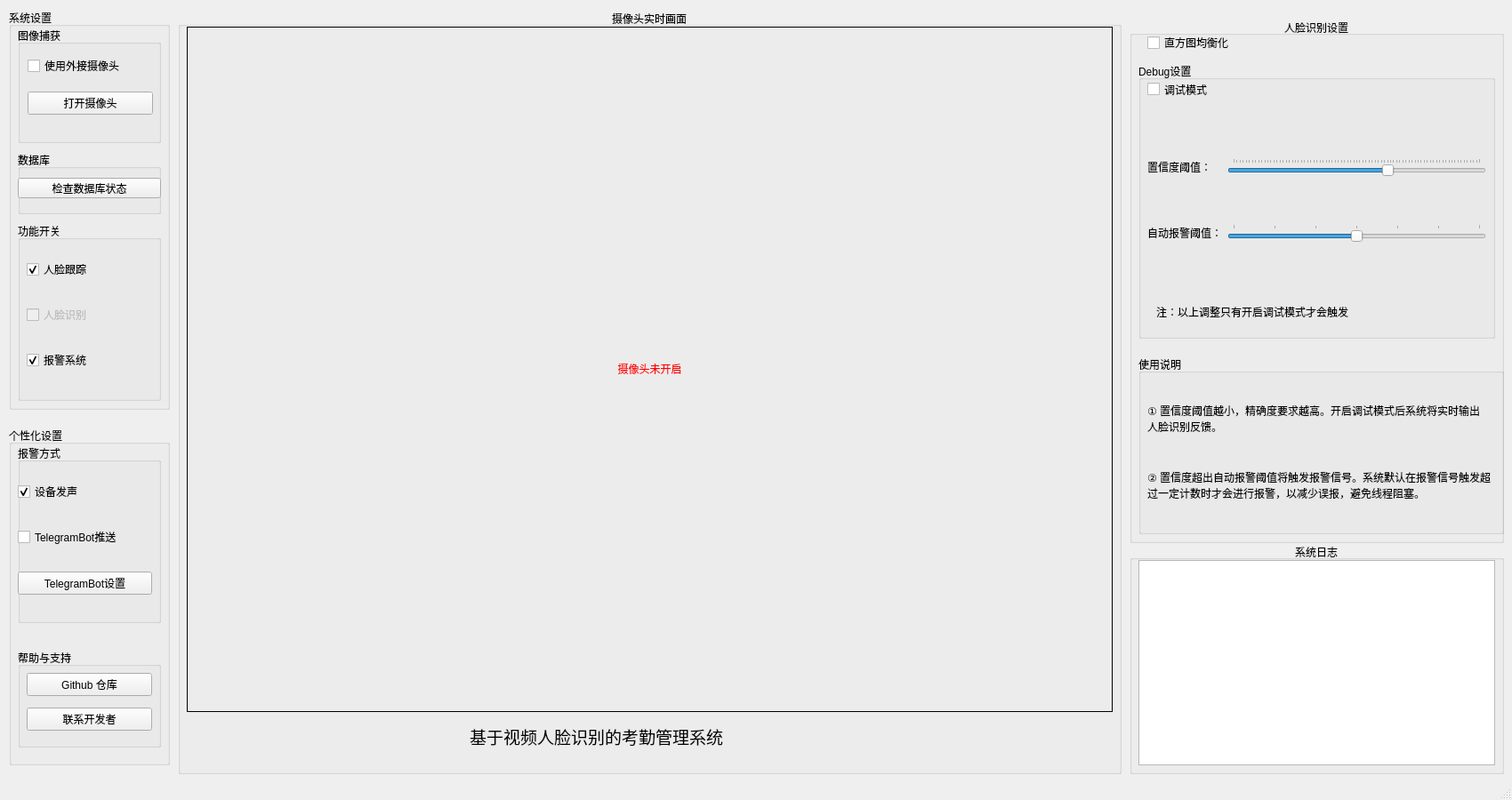
<?xml version="1.0" encoding="UTF-8"?>
<ui version="4.0">
 <class>CoreUI</class>
 <widget class="QMainWindow" name="CoreUI">
  <property name="geometry">
   <rect>
    <x>0</x>
    <y>0</y>
    <width>1700</width>
    <height>900</height>
   </rect>
  </property>
  <property name="windowTitle">
   <string>OpenCV Face Recognition System - Core</string>
  </property>
  <widget class="QWidget" name="centralwidget">
   <widget class="QGroupBox" name="faceRecognizerSettingsLogGroupBox">
    <property name="geometry">
     <rect>
      <x>1270</x>
      <y>20</y>
      <width>421</width>
      <height>591</height>
     </rect>
    </property>
    <property name="title">
     <string>人脸识别设置</string>
    </property>
    <property name="alignment">
     <set>Qt::AlignCenter</set>
    </property>
    <widget class="QGroupBox" name="debugGroupBox">
     <property name="geometry">
      <rect>
       <x>10</x>
       <y>50</y>
       <width>401</width>
       <height>311</height>
      </rect>
     </property>
     <property name="title">
      <string>Debug设置</string>
     </property>
     <property name="checkable">
      <bool>false</bool>
     </property>
     <property name="checked">
      <bool>false</bool>
     </property>
     <widget class="QCheckBox" name="debugCheckBox">
      <property name="geometry">
       <rect>
        <x>10</x>
        <y>20</y>
        <width>121</width>
        <height>21</height>
       </rect>
      </property>
      <property name="text">
       <string>调试模式</string>
      </property>
     </widget>
     <widget class="QLabel" name="debugLabel">
      <property name="geometry">
       <rect>
        <x>20</x>
        <y>270</y>
        <width>441</width>
        <height>21</height>
       </rect>
      </property>
      <property name="text">
       <string>注：以上调整只有开启调试模式才会触发</string>
      </property>
     </widget>
     <widget class="QWidget" name="layoutWidget">
      <property name="geometry">
       <rect>
        <x>10</x>
        <y>60</y>
        <width>381</width>
        <height>191</height>
       </rect>
      </property>
      <layout class="QGridLayout" name="debugGridLayout">
       <item row="1" column="0">
        <widget class="QLabel" name="autoAlarmThresholdLabel">
         <property name="text">
          <string>自动报警阈值：</string>
         </property>
         <property name="alignment">
          <set>Qt::AlignLeading|Qt::AlignLeft|Qt::AlignVCenter</set>
         </property>
        </widget>
       </item>
       <item row="0" column="0">
        <widget class="QLabel" name="confidenceThresholdLabel">
         <property name="text">
          <string>置信度阈值：</string>
         </property>
         <property name="alignment">
          <set>Qt::AlignLeading|Qt::AlignLeft|Qt::AlignVCenter</set>
         </property>
        </widget>
       </item>
       <item row="1" column="1">
        <widget class="QSlider" name="autoAlarmThresholdSlider">
         <property name="minimum">
          <number>50</number>
         </property>
         <property name="maximum">
          <number>80</number>
         </property>
         <property name="singleStep">
          <number>1</number>
         </property>
         <property name="pageStep">
          <number>5</number>
         </property>
         <property name="value">
          <number>65</number>
         </property>
         <property name="orientation">
          <enum>Qt::Horizontal</enum>
         </property>
         <property name="tickPosition">
          <enum>QSlider::TicksAbove</enum>
         </property>
        </widget>
       </item>
       <item row="0" column="1">
        <widget class="QSlider" name="confidenceThresholdSlider">
         <property name="maximum">
          <number>80</number>
         </property>
         <property name="singleStep">
          <number>1</number>
         </property>
         <property name="pageStep">
          <number>5</number>
         </property>
         <property name="value">
          <number>50</number>
         </property>
         <property name="orientation">
          <enum>Qt::Horizontal</enum>
         </property>
         <property name="tickPosition">
          <enum>QSlider::TicksAbove</enum>
         </property>
        </widget>
       </item>
      </layout>
     </widget>
    </widget>
    <widget class="QGroupBox" name="tipsGroupBox">
     <property name="geometry">
      <rect>
       <x>10</x>
       <y>380</y>
       <width>411</width>
       <height>201</height>
      </rect>
     </property>
     <property name="title">
      <string>使用说明</string>
     </property>
     <widget class="QLabel" name="autoAlarmTipLabel">
      <property name="geometry">
       <rect>
        <x>10</x>
        <y>100</y>
        <width>391</width>
        <height>91</height>
       </rect>
      </property>
      <property name="text">
       <string>② 置信度超出自动报警阈值将触发报警信号。系统默认在报警信号触发超过一定计数时才会进行报警，以减少误报，避免线程阻塞。</string>
      </property>
      <property name="wordWrap">
       <bool>true</bool>
      </property>
     </widget>
     <widget class="QLabel" name="confidenceTipLabel">
      <property name="geometry">
       <rect>
        <x>10</x>
        <y>30</y>
        <width>381</width>
        <height>81</height>
       </rect>
      </property>
      <property name="text">
       <string>① 置信度阈值越小，精确度要求越高。开启调试模式后系统将实时输出人脸识别反馈。</string>
      </property>
      <property name="wordWrap">
       <bool>true</bool>
      </property>
     </widget>
    </widget>
    <widget class="QCheckBox" name="equalizeHistCheckBox">
     <property name="geometry">
      <rect>
       <x>20</x>
       <y>20</y>
       <width>131</width>
       <height>16</height>
      </rect>
     </property>
     <property name="text">
      <string>直方图均衡化</string>
     </property>
    </widget>
   </widget>
   <widget class="QGroupBox" name="systemSettingsGroupBox">
    <property name="geometry">
     <rect>
      <x>10</x>
      <y>10</y>
      <width>181</width>
      <height>451</height>
     </rect>
    </property>
    <property name="title">
     <string>系统设置</string>
    </property>
    <widget class="QGroupBox" name="functionGroupBox">
     <property name="geometry">
      <rect>
       <x>10</x>
       <y>240</y>
       <width>161</width>
       <height>201</height>
      </rect>
     </property>
     <property name="title">
      <string>功能开关</string>
     </property>
     <widget class="QWidget" name="layoutWidget_3">
      <property name="geometry">
       <rect>
        <x>10</x>
        <y>20</y>
        <width>141</width>
        <height>171</height>
       </rect>
      </property>
      <layout class="QVBoxLayout" name="functionVerticalLayout">
       <item>
        <widget class="QCheckBox" name="faceTrackerCheckBox">
         <property name="enabled">
          <bool>true</bool>
         </property>
         <property name="text">
          <string>人脸跟踪</string>
         </property>
         <property name="checked">
          <bool>true</bool>
         </property>
        </widget>
       </item>
       <item>
        <widget class="QCheckBox" name="faceRecognizerCheckBox">
         <property name="enabled">
          <bool>false</bool>
         </property>
         <property name="toolTip">
          <string>数据库未完成初始化，请检查</string>
         </property>
         <property name="text">
          <string>人脸识别</string>
         </property>
        </widget>
       </item>
       <item>
        <widget class="QCheckBox" name="panalarmCheckBox">
         <property name="text">
          <string>报警系统</string>
         </property>
         <property name="checked">
          <bool>true</bool>
         </property>
        </widget>
       </item>
      </layout>
     </widget>
    </widget>
    <widget class="QGroupBox" name="webcamGroupBox">
     <property name="geometry">
      <rect>
       <x>10</x>
       <y>20</y>
       <width>161</width>
       <height>131</height>
      </rect>
     </property>
     <property name="title">
      <string>图像捕获</string>
     </property>
     <widget class="QWidget" name="layoutWidget_4">
      <property name="geometry">
       <rect>
        <x>11</x>
        <y>21</y>
        <width>141</width>
        <height>91</height>
       </rect>
      </property>
      <layout class="QVBoxLayout" name="webcamVerticalLayout">
       <item>
        <widget class="QCheckBox" name="useExternalCameraCheckBox">
         <property name="text">
          <string>使用外接摄像头</string>
         </property>
        </widget>
       </item>
       <item>
        <widget class="QPushButton" name="startWebcamButton">
         <property name="cursor">
          <cursorShape>PointingHandCursor</cursorShape>
         </property>
         <property name="text">
          <string>打开摄像头</string>
         </property>
         <property name="autoDefault">
          <bool>false</bool>
         </property>
         <property name="default">
          <bool>false</bool>
         </property>
         <property name="flat">
          <bool>false</bool>
         </property>
        </widget>
       </item>
      </layout>
     </widget>
    </widget>
    <widget class="QGroupBox" name="dbGroupBox">
     <property name="geometry">
      <rect>
       <x>10</x>
       <y>160</y>
       <width>161</width>
       <height>71</height>
      </rect>
     </property>
     <property name="title">
      <string>数据库</string>
     </property>
     <widget class="QPushButton" name="initDbButton">
      <property name="geometry">
       <rect>
        <x>0</x>
        <y>30</y>
        <width>161</width>
        <height>23</height>
       </rect>
      </property>
      <property name="cursor">
       <cursorShape>PointingHandCursor</cursorShape>
      </property>
      <property name="text">
       <string>检查数据库状态</string>
      </property>
      <property name="autoDefault">
       <bool>false</bool>
      </property>
     </widget>
    </widget>
   </widget>
   <widget class="QGroupBox" name="personalizedSettingsGroupBox">
    <property name="geometry">
     <rect>
      <x>10</x>
      <y>480</y>
      <width>181</width>
      <height>381</height>
     </rect>
    </property>
    <property name="title">
     <string>个性化设置</string>
    </property>
    <widget class="QGroupBox" name="alarmWaysGroupBox">
     <property name="geometry">
      <rect>
       <x>10</x>
       <y>20</y>
       <width>161</width>
       <height>201</height>
      </rect>
     </property>
     <property name="title">
      <string>报警方式</string>
     </property>
     <property name="checkable">
      <bool>false</bool>
     </property>
     <widget class="QWidget" name="layoutWidget_2">
      <property name="geometry">
       <rect>
        <x>0</x>
        <y>20</y>
        <width>151</width>
        <height>171</height>
       </rect>
      </property>
      <layout class="QVBoxLayout" name="alarmWaysVerticalLayout">
       <item>
        <widget class="QCheckBox" name="bellCheckBox">
         <property name="text">
          <string>设备发声</string>
         </property>
         <property name="checked">
          <bool>true</bool>
         </property>
        </widget>
       </item>
       <item>
        <widget class="QCheckBox" name="telegramBotPushCheckBox">
         <property name="text">
          <string>TelegramBot推送</string>
         </property>
        </widget>
       </item>
       <item>
        <widget class="QPushButton" name="telegramBotSettingsButton">
         <property name="text">
          <string>TelegramBot设置</string>
         </property>
         <property name="autoDefault">
          <bool>false</bool>
         </property>
        </widget>
       </item>
      </layout>
     </widget>
    </widget>
    <widget class="QGroupBox" name="supportGroupBox">
     <property name="geometry">
      <rect>
       <x>10</x>
       <y>250</y>
       <width>161</width>
       <height>111</height>
      </rect>
     </property>
     <property name="title">
      <string>帮助与支持</string>
     </property>
     <widget class="QWidget" name="layoutWidget_5">
      <property name="geometry">
       <rect>
        <x>10</x>
        <y>20</y>
        <width>141</width>
        <height>81</height>
       </rect>
      </property>
      <layout class="QVBoxLayout" name="supportVerticalLayout">
       <item>
        <widget class="QPushButton" name="viewGithubRepoButton">
         <property name="text">
          <string>Github 仓库</string>
         </property>
        </widget>
       </item>
       <item>
        <widget class="QPushButton" name="contactDeveloperButton">
         <property name="text">
          <string>联系开发者</string>
         </property>
        </widget>
       </item>
      </layout>
     </widget>
    </widget>
   </widget>
   <widget class="QGroupBox" name="logGroupBox">
    <property name="geometry">
     <rect>
      <x>1270</x>
      <y>610</y>
      <width>421</width>
      <height>261</height>
     </rect>
    </property>
    <property name="title">
     <string>系统日志</string>
    </property>
    <property name="alignment">
     <set>Qt::AlignCenter</set>
    </property>
    <widget class="QTextEdit" name="logTextEdit">
     <property name="geometry">
      <rect>
       <x>10</x>
       <y>20</y>
       <width>401</width>
       <height>231</height>
      </rect>
     </property>
     <property name="readOnly">
      <bool>true</bool>
     </property>
    </widget>
   </widget>
   <widget class="QGroupBox" name="realTimeCaptureGroupBox">
    <property name="geometry">
     <rect>
      <x>200</x>
      <y>10</y>
      <width>1061</width>
      <height>861</height>
     </rect>
    </property>
    <property name="title">
     <string>摄像头实时画面</string>
    </property>
    <property name="alignment">
     <set>Qt::AlignCenter</set>
    </property>
    <property name="flat">
     <bool>false</bool>
    </property>
    <widget class="QLabel" name="realTimeCaptureLabel">
     <property name="geometry">
      <rect>
       <x>10</x>
       <y>20</y>
       <width>1041</width>
       <height>771</height>
      </rect>
     </property>
     <property name="frameShape">
      <enum>QFrame::Box</enum>
     </property>
     <property name="text">
      <string>&lt;font color=red&gt;摄像头未开启&lt;/font&gt;</string>
     </property>
     <property name="alignment">
      <set>Qt::AlignCenter</set>
     </property>
    </widget>
    <widget class="QLabel" name="aboutLabel">
     <property name="geometry">
      <rect>
       <x>200</x>
       <y>800</y>
       <width>541</width>
       <height>36</height>
      </rect>
     </property>
     <property name="font">
      <font>
       <family>黑体</family>
       <pointsize>14</pointsize>
      </font>
     </property>
     <property name="text">
      <string>基于视频人脸识别的考勤管理系统</string>
     </property>
     <property name="alignment">
      <set>Qt::AlignCenter</set>
     </property>
    </widget>
   </widget>
  </widget>
  <widget class="QStatusBar" name="statusbar"/>
 </widget>
 <resources/>
 <connections/>
</ui>
